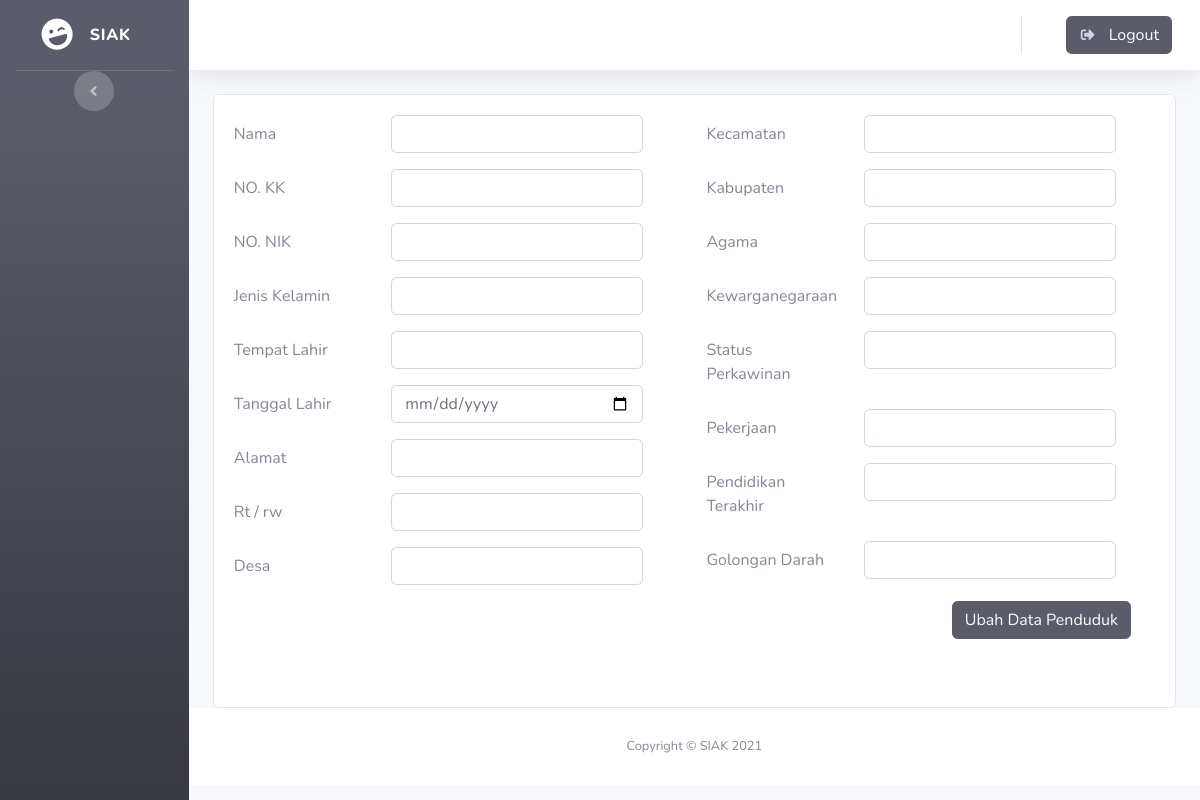
/admin/edit_penduduk/3601204107740008, run on an earlier commit of the app's database.
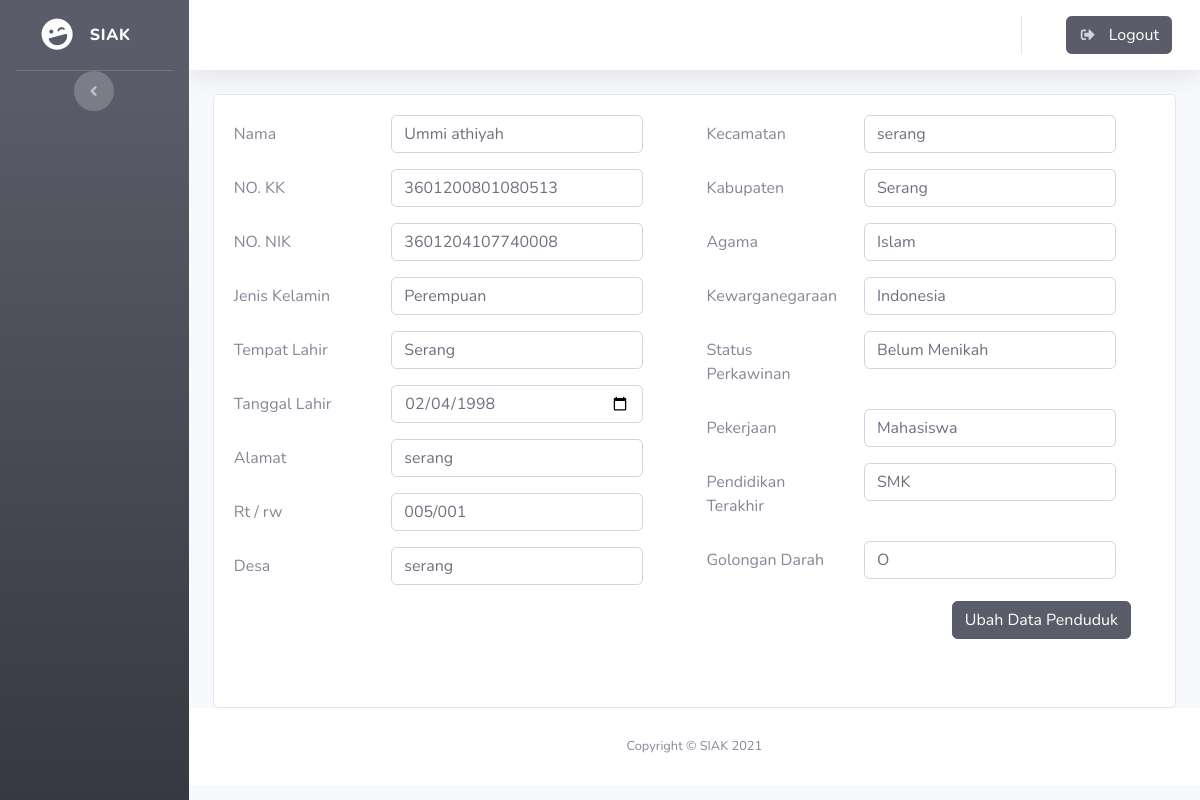
And on a later commit of the database.
### tables this page shows
CREATE TABLE `masyarakat` (
  `id` int(11) NOT NULL,
  `kk` varchar(16) NOT NULL,
  `nik` varchar(16) NOT NULL,
  `nama` varchar(50) NOT NULL,
  `tempat_lahir` varchar(50) NOT NULL,
  `tanggal_lahir` date NOT NULL,
  `jk` enum('Laki-Laki','Perempuan','','') NOT NULL,
  `agama` varchar(15) NOT NULL,
  `alamat` varchar(30) NOT NULL,
  `rt/rw` varchar(10) NOT NULL,
  `desa` varchar(30) NOT NULL,
  `kecamatan` varchar(30) NOT NULL,
  `kabupaten` varchar(30) NOT NULL,
  `pendidikan_terakhir` varchar(10) NOT NULL,
  `pekerjaan` varchar(50) NOT NULL,
  `status` enum('Belum Menikah','Menikah','','') NOT NULL,
  `kewarganegaraan` varchar(30) NOT NULL,
  `gol` varchar(3) NOT NULL,
  `gambar` varchar(255) NOT NULL
);

### application/controllers/admin.php (called while the page is built, shortened)
<?php
class admin extends CI_Controller
{
    public function __construct()
    {
        $this->load->model('model_masyarakat');
    }
    public function edit_penduduk($nik)
    {
        $data['pengguna'] = $this->model_masyarakat->sessionpengguna();
        $data['masyarakat'] = $this->model_masyarakat->getMasyarakatByNik();
        $data['menu'] = $this->model_masyarakat->menu();
        $data['masyarakat'] = $this->model_masyarakat->getMasyarakat($nik);
        $data['tittle'] = "Tambah Data Penduduk";
        $data['judul'] = "Tambah Penduduk";
        $this->form_validation->set_rules('nama', 'Nama', 'required|trim');
        $this->form_validation->set_rules('nik', 'NO. NIK', 'required|trim');
        $this->form_validation->set_rules('jk', 'Jenis Kelamin', 'required|trim');
        $this->form_validation->set_rules('tempat_lahir', 'Tempat Lahir', 'required|trim');
        $this->form_validation->set_rules('tanggal_lahir', 'Tanggal Lahir', 'required|trim');
        $this->form_validation->set_rules('alamat', 'Alamat', 'required|trim');
        $this->form_validation->set_rules('rt/rw', 'Rt / Rw', 'required|trim');
        $this->form_validation->set_rules('desa', 'Desa', 'required|trim');
        $this->form_validation->set_rules('kecamatan', 'Kecamatan', 'required|trim');
        $this->form_validation->set_rules('agama', 'Agama', 'required|trim');
        $this->form_validation->set_rules('status', 'Status Perkawinan', 'required|trim');
        $this->form_validation->set_rules('pekerjaan', 'Pekerjaan', 'required|trim');
        $this->form_validation->set_rules('gol', 'Golongan Darah', 'required|trim');
        $this->form_validation->set_rules('kabupaten', 'kabupaten', 'required|trim');
        $this->form_validation->set_rules('pendidikan_terakhir', 'Pendidikan Terakhir', 'required|trim');
        $this->form_validation->set_rules('kewarganegaraan', 'Kewarganegaraan', 'required|trim');
        $this->form_validation->set_rules('kk', 'NO.KK', 'required|trim');
        if ($this->form_validation->run() == false) {
            $this->load->view('templets/header', $data);
            $this->load->view('templets/sidebar');
            $this->load->view('templets/topbar');
            $this->load->view('admin/edit_penduduk', $data);
            $this->load->view('templets/footer');
        } else {
            $this->model_masyarakat->editpenduduk($nik);
            $this->session->set_flashdata('message', '<div class="alert alert-warning alert-dismissible fade show" role="alert"><strong>Berhasi di upload</strong></div>');
            redirect('admin/penduduk');
        }
    }
}

### index.php (called while the page is built, shortened)
<?php
require_once BASEPATH.'core/CodeIgniter.php';

### application/models/model_masyarakat.php (called while the page is built, shortened)
<?php
class model_masyarakat extends CI_Model
{
    public function getMasyarakatByNik()
    {
        $n = $this->db->get_where('login', ['nik' => $this->session->userdata('nik')])->row_array();
        $nik = $n['nik'];
        return $this->db->get_where('masyarakat', ['nik' => $nik])->row_array();
    }
    public function getMasyarakat($nik)
    {
        return $this->db->get_where('masyarakat', ['nik' => $nik])->row_array();
    }
}

### application/views/admin/edit_penduduk.php (the view, shortened to what the changed rows need)
<div class="container-fluid">
    <div class="card">
        <div class="card-body">
            <form action="<?= base_url('admin/edit_penduduk/') ?><?= $masyarakat['nik'] ?>" method="post">
                <div class="row">
                    <div class="col">
                        <div class="form-group row">
                            <div class="col-sm-7">
                                <input type="text" class="form-control" id="inputnama" name="nama" value="<?= $masyarakat['nama'] ?>">
                            </div>
                        </div>
                        <div class="form-group row">
                            <div class="col-sm-7">
                                <input type="text" class="form-control" id="inputnik" name="kk" value="<?= $masyarakat['kk'] ?>">
                            </div>
                        </div>
                        <div class="form-group row">
                            <div class="col-sm-7">
                                <input type="text" class="form-control" id="inputnik" name="nik" value="<?= $masyarakat['nik'] ?>">
                            </div>
                        </div>
                        <div class="form-group row">
                            <div class="col-sm-7">
                                <input type="text" class="form-control" id="inputnik" name="jk" value="<?= $masyarakat['jk'] ?>">
                            </div>
                        </div>
                        <div class="form-group row">
                            <div class="col-sm-7">
                                <input type="text" class="form-control" id="inputnik" name="tempat_lahir" value="<?= $masyarakat['tempat_lahir'] ?>">
                            </div>
                        </div>
                        <div class="form-group row">
                            <div class="col-sm-7">
                                <input type="date" class="form-control" id="inputnik" name="tanggal_lahir" value="<?= $masyarakat['tanggal_lahir'] ?>">
                            </div>
                        </div>
                        <div class="form-group row">
                            <div class="col-sm-7">
                                <input type="text" class="form-control" id="inputnik" name="alamat" value="<?= $masyarakat['alamat'] ?>">
                            </div>
                        </div>
                        <div class="form-group row">
                            <div class="col-sm-7">
                                <input type="text" class="form-control" id="inputnik" name="rt/rw" value="<?= $masyarakat['rt/rw'] ?>">
                            </div>
                        </div>
                        <div class="form-group row">
                            <div class="col-sm-7">
                                <input type="text" class="form-control" id="inputjk" name="desa" value="<?= $masyarakat['desa'] ?>">
                            </div>
                        </div>
                    </div>
                    <div class="col">
                        <div class="form-group row">
                            <div class="col-sm-7">
                                <input type="text" class="form-control" id="inputPassword" name="kecamatan" value="<?= $masyarakat['kecamatan'] ?>">
                            </div>
                        </div>
                        <div class="form-group row">
                            <div class="col-sm-7">
                                <input type="text" class="form-control" id="inputPassword" name="kabupaten" value="<?= $masyarakat['kabupaten'] ?>">
                            </div>
                        </div>
                        <div class="form-group row">
                            <div class="col-sm-7">
                                <input type="text" class="form-control" id="inputPassword" name="agama" value="<?= $masyarakat['agama'] ?>">
                            </div>
                        </div>
                        <div class="form-group row">
                            <div class="col-sm-7">
                                <input type="text" class="form-control" id="inputjk" name="kewarganegaraan" value="<?= $masyarakat['kewarganegaraan'] ?>">
                            </div>
                        </div>
                        <div class="form-group row">
                            <div class="col-sm-7">
                                <input type="text" class="form-control" id="inputPassword" name="status" value="<?= $masyarakat['status'] ?>">
                            </div>
                        </div>
                        <div class="form-group row">
                            <div class="col-sm-7">
                                <input type="text" class="form-control" id="inputPassword" name="pekerjaan" value="<?= $masyarakat['pekerjaan'] ?>">
                            </div>
                        </div>
                        <div class="form-group row">
                            <div class="col-sm-7">
                                <input type="text" class="form-control" id="inputPassword" name="pendidikan_terakhir" value="<?= $masyarakat['pendidikan_terakhir'] ?>">
                            </div>
                        </div>
                        <div class="form-group row">
                            <div class="col-sm-7">
                                <input type="text" class="form-control" id="inputPassword" name="gol" value="<?= $masyarakat['gol'] ?>">
                            </div>
                        </div>
                    </div>
                </div>
            </form>
        </div>
    </div>
</div>

What changed in the data, as far as the page shows it:
added masyarakat: nama "Ummi athiyah", kk "3601200801080513", nik "3601204107740008", jk "Perempuan", tempat_lahir "Serang", tanggal_lahir "02/04/1998", alamat "serang", value "005/001", desa "serang", kecamatan "serang", kabupaten "Serang", agama "Islam", kewarganegaraan "Indonesia", status "Belum Menikah", pekerjaan "Mahasiswa", pendidikan_terakhir "SMK", gol "O"
